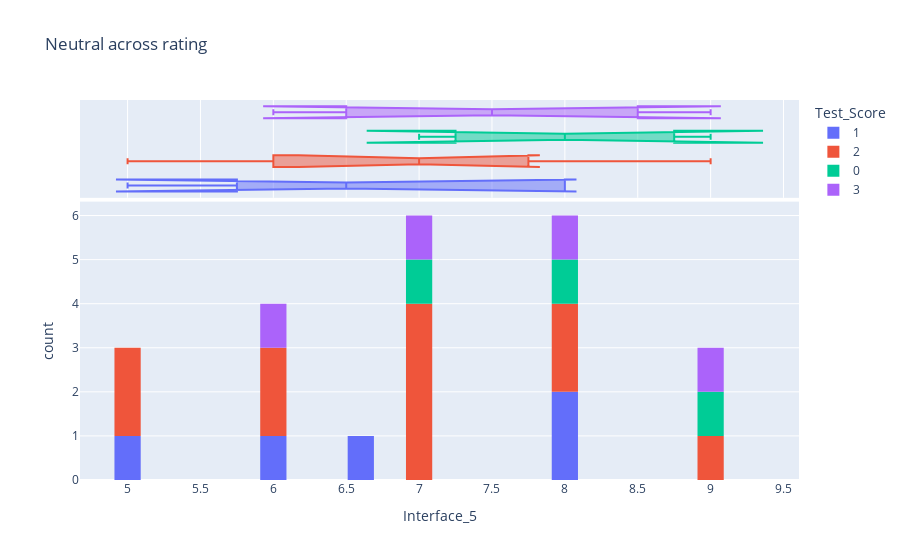

This figure's notebook cell:
### Markdown cell above
# Neutral

### Code cell
z=data.groupby(['Id']).apply(lambda x: x[x['Extraversion'] == 3 ])
fig = px.histogram(z,
                x = "Interface_5",
                nbins = 40,
                marginal = "box",
                color = "Test_Score",
                title='Neutral across rating')

fig.update_layout(bargap=0.1)
fig.show()

### Figure 1 — Plotly figure (JSON) as saved in the notebook; plotly's stock layout.template omitted (floating-point values rounded to 4 significant figures)
{"data": [{"alignmentgroup": "True", "bingroup": "x", "hovertemplate": "Test_Score=1<br>Interface_5=%{x}<br>count=%{y}<extra></extra>", "legendgroup": "1", "marker": {"color": "#636efa", "pattern": {"shape": ""}}, "name": "1", "nbinsx": 40, "offsetgroup": "1", "orientation": "v", "showlegend": true, "type": "histogram", "x": [6.5, 5, 8, 8, 6], "xaxis": "x", "yaxis": "y"}, {"alignmentgroup": "True", "hovertemplate": "Test_Score=1<br>Interface_5=%{x}<extra></extra>", "legendgroup": "1", "marker": {"color": "#636efa"}, "name": "1", "notched": true, "offsetgroup": "1", "showlegend": false, "type": "box", "x": [6.5, 5, 8, 8, 6], "xaxis": "x2", "yaxis": "y2"}, {"alignmentgroup": "True", "bingroup": "x", "hovertemplate": "Test_Score=2<br>Interface_5=%{x}<br>count=%{y}<extra></extra>", "legendgroup": "2", "marker": {"color": "#EF553B", "pattern": {"shape": ""}}, "name": "2", "nbinsx": 40, "offsetgroup": "2", "orientation": "v", "showlegend": true, "type": "histogram", "x": [6, 9, 6, 7, 5, 8, 7, 5, 7, 7, 8], "xaxis": "x", "yaxis": "y"}, {"alignmentgroup": "True", "hovertemplate": "Test_Score=2<br>Interface_5=%{x}<extra></extra>", "legendgroup": "2", "marker": {"color": "#EF553B"}, "name": "2", "notched": true, "offsetgroup": "2", "showlegend": false, "type": "box", "x": [6, 9, 6, 7, 5, 8, 7, 5, 7, 7, 8], "xaxis": "x2", "yaxis": "y2"}, {"alignmentgroup": "True", "bingroup": "x", "hovertemplate": "Test_Score=0<br>Interface_5=%{x}<br>count=%{y}<extra></extra>", "legendgroup": "0", "marker": {"color": "#00cc96", "pattern": {"shape": ""}}, "name": "0", "nbinsx": 40, "offsetgroup": "0", "orientation": "v", "showlegend": true, "type": "histogram", "x": [9, 7, 8], "xaxis": "x", "yaxis": "y"}, {"alignmentgroup": "True", "hovertemplate": "Test_Score=0<br>Interface_5=%{x}<extra></extra>", "legendgroup": "0", "marker": {"color": "#00cc96"}, "name": "0", "notched": true, "offsetgroup": "0", "showlegend": false, "type": "box", "x": [9, 7, 8], "xaxis": "x2", "yaxis": "y2"}, {"alignmentgroup": "True", "bingroup": "x", "hovertemplate": "Test_Score=3<br>Interface_5=%{x}<br>count=%{y}<extra></extra>", "legendgroup": "3", "marker": {"color": "#ab63fa", "pattern": {"shape": ""}}, "name": "3", "nbinsx": 40, "offsetgroup": "3", "orientation": "v", "showlegend": true, "type": "histogram", "x": [7, 9, 8, 6], "xaxis": "x", "yaxis": "y"}, {"alignmentgroup": "True", "hovertemplate": "Test_Score=3<br>Interface_5=%{x}<extra></extra>", "legendgroup": "3", "marker": {"color": "#ab63fa"}, "name": "3", "notched": true, "offsetgroup": "3", "showlegend": false, "type": "box", "x": [7, 9, 8, 6], "xaxis": "x2", "yaxis": "y2"}], "layout": {"bargap": 0.1, "barmode": "relative", "legend": {"title": {"text": "Test_Score"}, "tracegroupgap": 0}, "title": {"text": "Neutral across rating"}, "xaxis": {"anchor": "y", "domain": [0, 1], "title": {"text": "Interface_5"}}, "xaxis2": {"anchor": "y2", "domain": [0, 1], "matches": "x", "showgrid": true, "showticklabels": false}, "yaxis": {"anchor": "x", "domain": [0, 0.7326], "title": {"text": "count"}}, "yaxis2": {"anchor": "x2", "domain": [0.7426, 1], "matches": "y2", "showgrid": false, "showline": false, "showticklabels": false, "ticks": ""}}}
